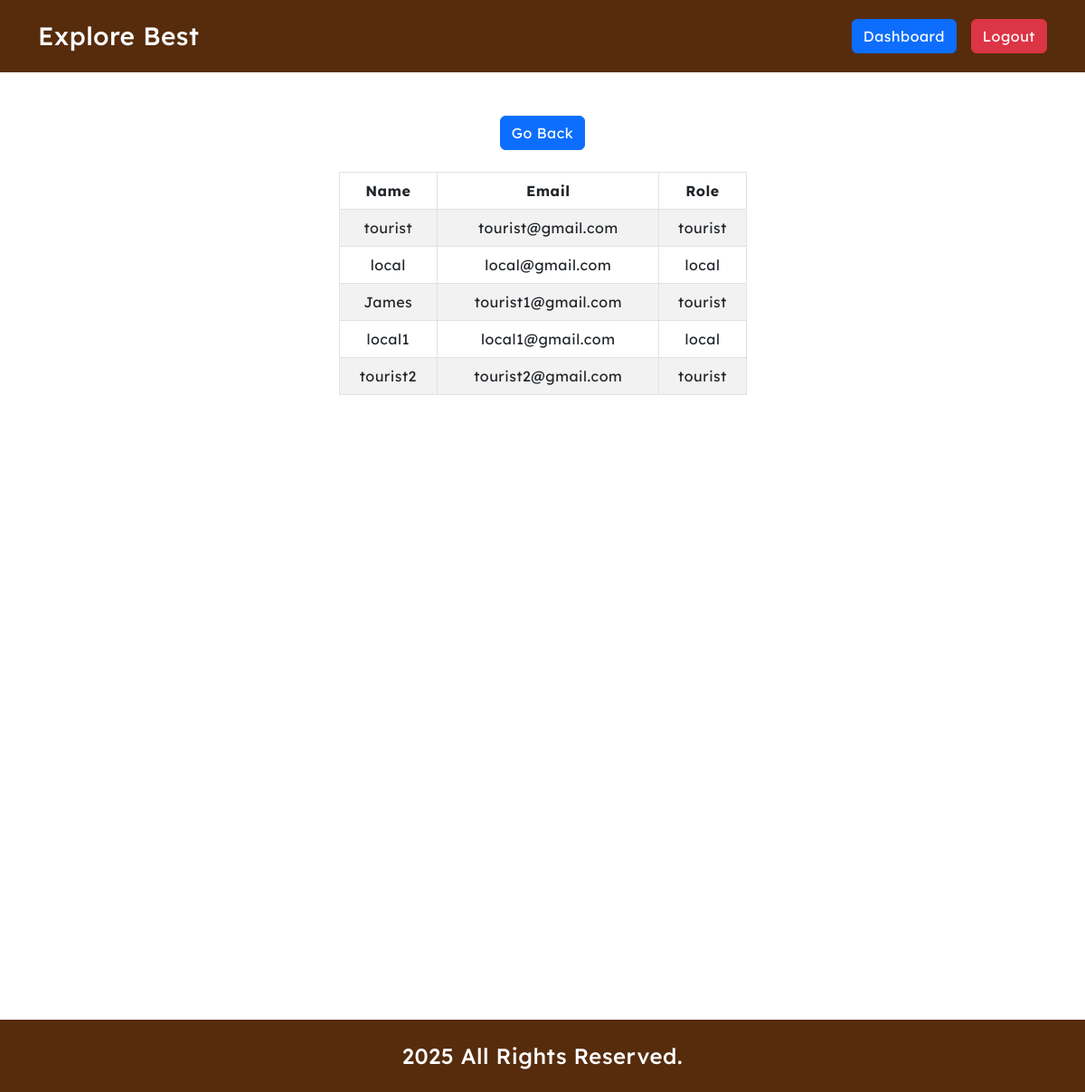
Page /admin_all_users.php (signed in) on the committed database.
### tables this page shows
CREATE TABLE `users` (
  `id` int(11) NOT NULL,
  `username` varchar(255) NOT NULL,
  `email` varchar(255) NOT NULL,
  `password` text NOT NULL,
  `role` enum('admin','tourist','local') NOT NULL DEFAULT 'tourist',
  `status` enum('0','1') NOT NULL DEFAULT '1'
);

### core/database.php (called while the page is built, shortened)
<?php
function env($value)
{
      $env = dirname(__DIR__, 1) . '/.env';
      $core = parse_ini_file($env);
      return $core[$value];
}
$db = mysqli_connect(env("HOST"), env("USER"), env("PWD"), env("DB"));
$tailwind = env("TAILWIND");
if (isset($_SESSION['user'])) {
      $userid = $_SESSION['user'];
      $user_Q = $db->query("SELECT * FROM `users` WHERE `id`='$userid'");
      $user = $user_Q->fetch_object();
      $userRole = $user->role;
}
require_once 'functions.php';

### core/functions.php (called while the page is built, shortened)
<?php
function isLoggedIn()
{
      return isset($_SESSION['user']) ? true : false;
}
            ?>

### admin_all_users.php (the view, shortened to what this page needs)
<?php
require_once 'core/database.php';
?>
<!DOCTYPE html>
<html lang="en">
<head>
    <?php include_once "includes/external_css.php"; ?>
</head>
<body id="adminDashboard">
    <?php include_once "includes/header.php"; ?>
    <main>
        <div class="container my-5">
            <div class="row">
                <div class="col-12">
                    <div class="btn_wrapper d-flex justify-content-center gap-2">
                        <a href="./adminDashboard.php" class="btn btn-primary">Go Back</a>
                    </div>
                </div>
            </div>
            <div class="row mt-4">
                <div class="col-12 col-md-5 mx-auto">
                    <table id="users-table"
                        class="table table-bordered table-striped table-responsive text-center align-middle">
                        <thead>
                            <tr>
                                <th class="text-center">Name</th>
                                <th class="text-center">Email</th>
                                <th class="text-center">Role</th>
                            </tr>
                        </thead>
                        <tbody>
                            <?php
                            $users__Q = $db->query("CALL `get_all_users`()");
                            if ($users__Q->num_rows > 0):
                                while ($type = $users__Q->fetch_object()): ?>
                                    <tr>
                                        <td><?= $type->username ?></td>
                                        <td><?= $type->email ?></td>
                                        <td><?= $type->role ?></td>
                                    </tr>
                                    <?php
                                endwhile;
                            endif;
                            ?>
                        </tbody>
                    </table>
                </div>
            </div>
        </div>
    </main>
    <?php include_once "includes/footer.php"; ?>
</body>
</html>

### includes/external_css.php (shortened to what this page needs)
<?php
if ($tailwind === '1'):
      ?>
      <script src="https://cdn.tailwindcss.com"></script>
      <?php
else:
      ?>
      <link rel="stylesheet" href="https://cdnjs.cloudflare.com/ajax/libs/twitter-bootstrap/5.3.0/css/bootstrap.min.css">
      <link rel="stylesheet" href="https://cdn.datatables.net/2.2.2/css/dataTables.bootstrap5.css">
      <?php
endif; ?>
<link rel="stylesheet" href="https://cdnjs.cloudflare.com/ajax/libs/OwlCarousel2/2.3.4/assets/owl.carousel.min.css"
 />
<link rel="stylesheet" href="https://cdnjs.cloudflare.com/ajax/libs/font-awesome/6.7.2/css/all.min.css"
 />
<link rel="stylesheet" href="<?= env("SITE_URL") ?>css/style.min.css">

### includes/header.php
<header class="d-flex align-items-center">
      <div class="container d-flex align-items-center justify-content-between">
            <a href="<?= env("SITE_URL") ?>" class="text-decoration-none">
                  <h3 class="text-white mb-0"><?= env("TITLE") ?></h3>
            </a>
            <div class="buttons-wrapper d-flex gap-3">
                  <?php if (isLoggedIn()): ?>
                        <?php if ($userRole == "admin"): ?>
                              <a href="<?= env("SITE_URL") ?>adminDashboard.php" class="btn btn-primary">Dashboard</a>
                        <?php elseif ($userRole == 'local'): ?>
                              <a href="<?= env("SITE_URL") ?>localDashboard.php" class="btn btn-primary">Dashboard</a>
                        <?php else: ?>
                              <a href="<?= env(" SITE_URL") ?>touristDashboard.php" class="btn btn-primary">Dashboard</a>
                        <?php endif; ?>
                        <a href="<?= env("SITE_URL") ?>logout.php" class="btn btn-danger">Logout</a>
                  <?php else: ?>
                        <a href="<?= env("SITE_URL") ?>login.php" class="btn btn-success">Login</a>
                        <a href="<?= env("SITE_URL") ?>register.php" class="btn btn-primary">Register</a>
                  <?php endif; ?>
            </div>
      </div>
</header>

### includes/footer.php (shortened to what this page needs)
<footer class="d-flex align-items-center justify-content-center">
      <div class="container">
            <div class="row">
                  <div class="col-12">
                        <h4 class="text-center text-white mb-0"><?= date('Y') ?> All Rights Reserved.</h4>
                  </div>
            </div>
      </div>
</footer>
<div class="position-fixed bottom-0 end-0 p-3" style="z-index: 9999">
</div>

### rows in the picture
users: username "tourist", email "tourist@gmail.com", role "tourist"
users: username "local", email "local@gmail.com", role "local"
users: username "James", email "tourist1@gmail.com", role "tourist"
users: username "local1", email "local1@gmail.com", role "local"
users: username "tourist2", email "tourist2@gmail.com", role "tourist"

### other values in the picture
env("TITLE") "Explore Best"
